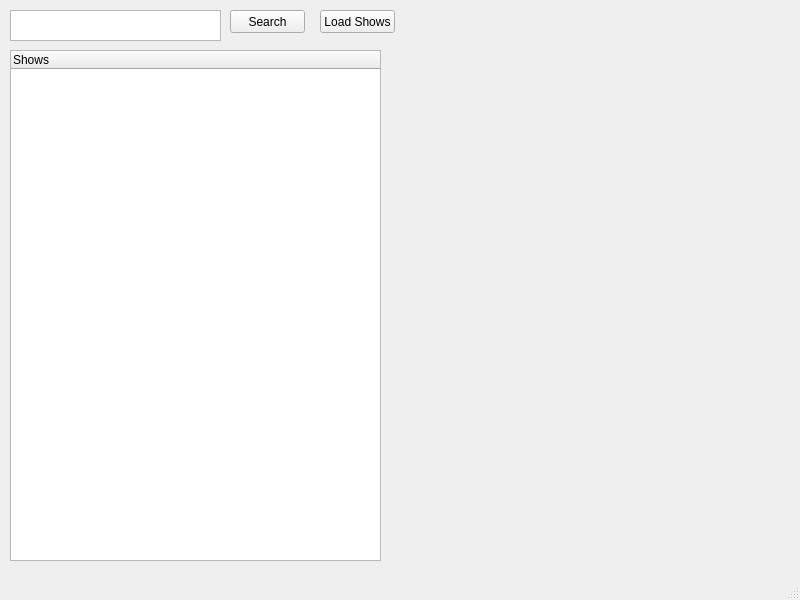
<?xml version="1.0" encoding="UTF-8"?>
<ui version="4.0">
 <class>MainWindow</class>
 <widget class="QMainWindow" name="MainWindow">
  <property name="geometry">
   <rect>
    <x>0</x>
    <y>0</y>
    <width>800</width>
    <height>600</height>
   </rect>
  </property>
  <property name="windowTitle">
   <string>MainWindow</string>
  </property>
  <widget class="QWidget" name="centralwidget">
   <widget class="QTreeWidget" name="shows">
    <property name="geometry">
     <rect>
      <x>10</x>
      <y>50</y>
      <width>371</width>
      <height>511</height>
     </rect>
    </property>
    <column>
     <property name="text">
      <string>Shows</string>
     </property>
    </column>
   </widget>
   <widget class="QTextEdit" name="searchShow">
    <property name="geometry">
     <rect>
      <x>10</x>
      <y>10</y>
      <width>211</width>
      <height>31</height>
     </rect>
    </property>
    <property name="html">
     <string>&lt;!DOCTYPE HTML PUBLIC &quot;-//W3C//DTD HTML 4.0//EN&quot; &quot;http://www.w3.org/TR/REC-html40/strict.dtd&quot;&gt;
&lt;html&gt;&lt;head&gt;&lt;meta name=&quot;qrichtext&quot; content=&quot;1&quot; /&gt;&lt;style type=&quot;text/css&quot;&gt;
p, li { white-space: pre-wrap; }
&lt;/style&gt;&lt;/head&gt;&lt;body style=&quot; font-family:'MS Shell Dlg 2'; font-size:8.25pt; font-weight:400; font-style:normal;&quot;&gt;
&lt;p style=&quot;-qt-paragraph-type:empty; margin-top:0px; margin-bottom:0px; margin-left:0px; margin-right:0px; -qt-block-indent:0; text-indent:0px; font-size:8pt;&quot;&gt;&lt;br /&gt;&lt;/p&gt;&lt;/body&gt;&lt;/html&gt;</string>
    </property>
   </widget>
   <widget class="QPushButton" name="searchButton">
    <property name="geometry">
     <rect>
      <x>230</x>
      <y>10</y>
      <width>75</width>
      <height>23</height>
     </rect>
    </property>
    <property name="text">
     <string>Search</string>
    </property>
   </widget>
   <widget class="QPushButton" name="loadShowsButton">
    <property name="geometry">
     <rect>
      <x>320</x>
      <y>10</y>
      <width>75</width>
      <height>23</height>
     </rect>
    </property>
    <property name="text">
     <string>Load Shows</string>
    </property>
   </widget>
  </widget>
  <widget class="QMenuBar" name="menubar">
   <property name="geometry">
    <rect>
     <x>0</x>
     <y>0</y>
     <width>800</width>
     <height>21</height>
    </rect>
   </property>
  </widget>
  <widget class="QStatusBar" name="statusbar"/>
 </widget>
 <resources/>
 <connections/>
</ui>
